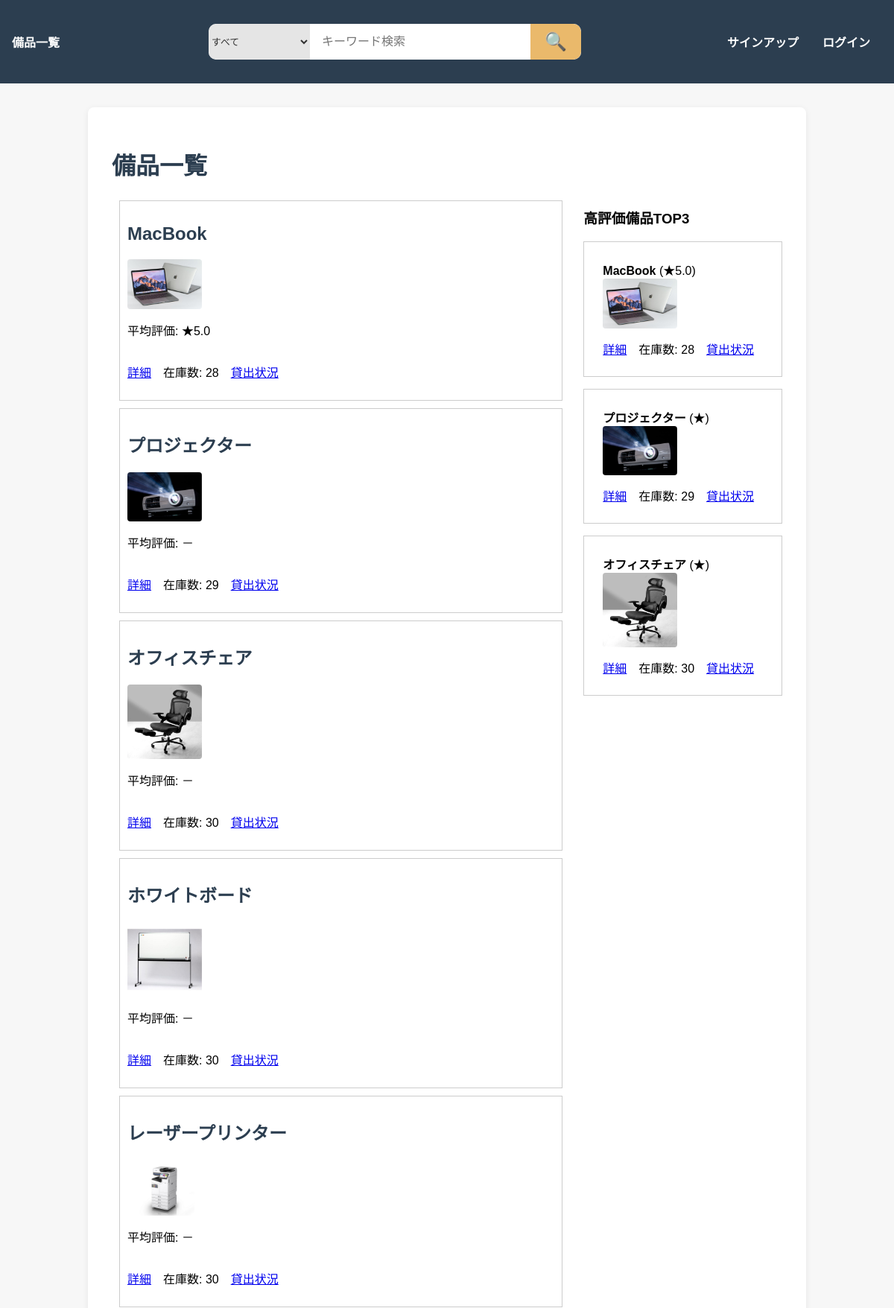
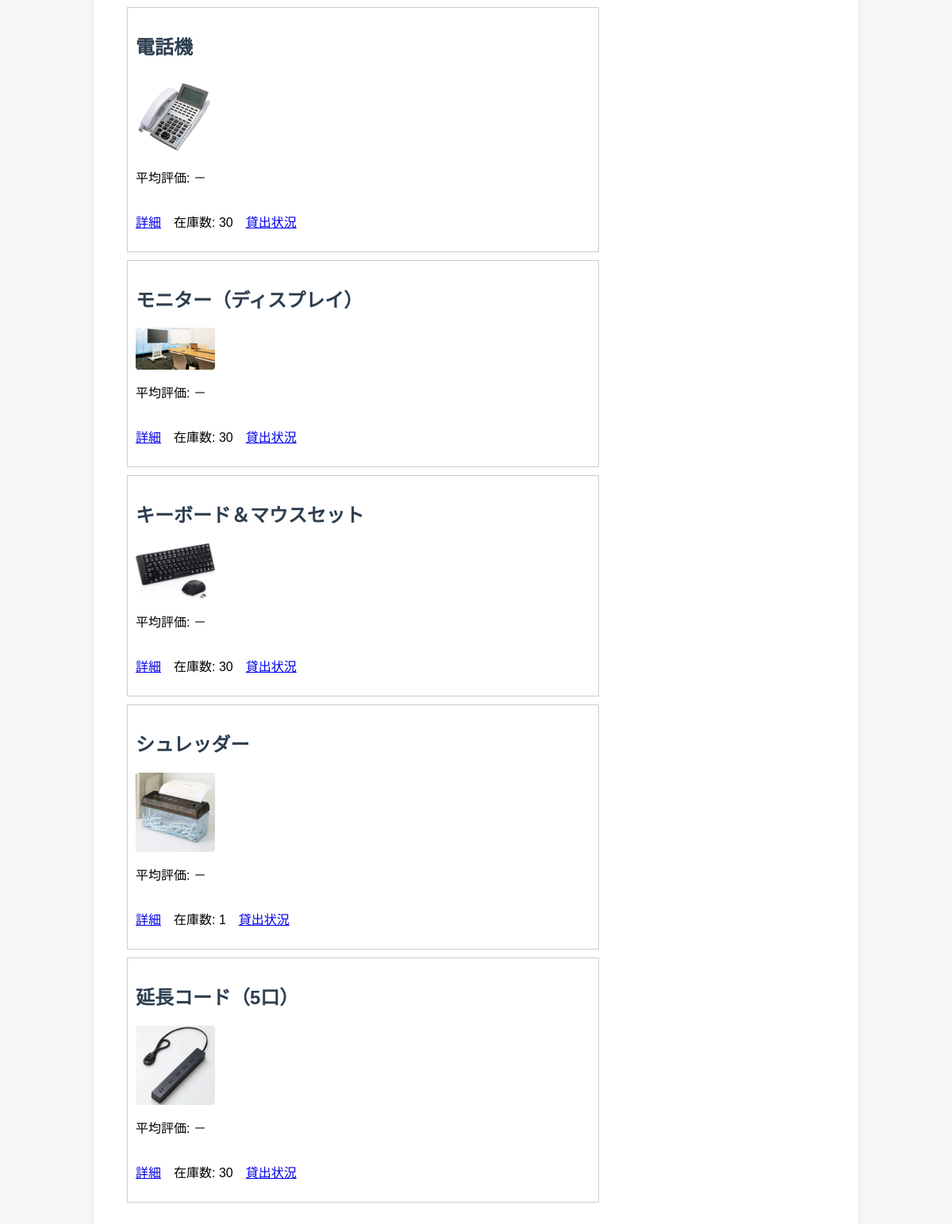
Screenshot of /supplies/ with the database file from the repository (2 pictures, top to bottom).
### supplies/models.py (models this page shows, shortened)
class Item(models.Model):
    name = models.CharField(max_length=100, verbose_name="備品名")
    description = models.TextField(blank=True, verbose_name="説明")
    category = models.ForeignKey(Category, on_delete=models.SET_NULL, null=True, blank=True, related_name='items')
    tags = models.ManyToManyField(Tag, blank=True, related_name='items')
    image = models.ImageField(upload_to='item_images/', blank=True, null=True)
    stock = models.PositiveIntegerField(default=1, verbose_name="在庫数")
    is_active = models.BooleanField(default=True, verbose_name="表示中")
    created_at = models.DateTimeField(auto_now_add=True)

### supplies/views.py (the view)
# urls.py: path('', views.item_list, name='list'),
def item_list(request):
    items = Item.objects.filter(is_active=True).annotate(
        avg_rating=Avg('reviews__rating')
    )
    categories = Category.objects.all()
    tags = Tag.objects.all()
    top_rated = (
        Item.objects.filter(is_active=True)
        .annotate(avg_rating=Avg('reviews__rating'))
        .order_by('-avg_rating')[:3]
    )
    context = {
        'items': items,
        'categories': categories,
        'tags': tags,
        'top_rated': top_rated,
    }
    return render(request, 'supplies/list.html', context)

### equipment_management/context_processors.py (called while the page is built)
def categories(request):
    return {
        'categories': Category.objects.all()
    }

### supplies/templates/supplies/list.html (shortened to what this page needs)
{% extends "base.html" %}
{% block content %}
<h1>
    {% if search_mode %}
        検索結果
        {% if query %}「{{ query }}」{% endif %}
        {% if selected_category %}（カテゴリ: {{ selected_category }}）{% endif %}
    {% else %}
        備品一覧
    {% endif %}
</h1>
<div style="display:flex;">
    <div style="flex:3;">
        {% for item in items %}
            <div style="border:1px solid #ccc; margin:10px; padding:10px;">
                <h2>{{ item.name }}</h2>
                {% if item.image %}
                    <img src="{{ item.image.url }}" alt="{{ item.name }}" width="100">
                {% endif %}
                <p>
                    平均評価:
                    {% if item.avg_rating %}
                        ★{{ item.avg_rating|floatformat:1 }}
                    {% else %}
                        －
                    {% endif %}
                </p>
                <div style="display: flex; gap: 1rem; align-items: center;">
                    <a href="{% url 'supplies:detail' item.id %}">詳細</a>
                    <p>在庫数: {{ item.stock }}</p>
                    <a href="{% url 'lending:status' item.id %}">貸出状況</a>
                </div>
            </div>
        {% endfor %}
    </div>
    <aside style="flex:1.3; margin-left:18px;">
        <h3>高評価備品TOP3</h3>
        <ul style="list-style:none; padding:1;">
            {% for item in top_rated %}
                <li style="margin-bottom: 16px;">
                    <div style="border:1px solid #ccc; padding:25px;">
                        <strong>{{ item.name }}</strong>
                        <span>(★{{ item.avg_rating|floatformat:1 }})</span>
                        {% if item.image %}
                            <div>
                                <img src="{{ item.image.url }}" alt="{{ item.name }}" width="100">
                            </div>
                        {% endif %}
                        <div style="display: flex; gap: 1rem; align-items: center; margin-top: 15px;">
                            <a href="{% url 'supplies:detail' item.id %}">詳細</a>
                            <span>在庫数: {{ item.stock }}</span>
                            <a href="{% url 'lending:status' item.id %}">貸出状況</a>
                        </div>
                    </div>
                </li>
            {% empty %}
                <li>該当なし</li>
            {% endfor %}
        </ul>
    </aside>
</div>
{% endblock %}

### static/css/style.css (style rules this page uses)
body { font-family: 'Yu Gothic', 'Meiryo', sans-serif; background: #f7f7f7; margin: 0; padding: 0; }
h1, h2 { color: #2c3e50; }
h1 { margin-bottom: 0.5em; }
ul { list-style: none; padding: 0; }
li { margin-bottom: 1em; }
img { border-radius: 4px; vertical-align: middle; }

### rows the page displays
Item: name "MacBook", image (picture), avg_rating "5.0", stock "28"
Item: name "プロジェクター", image (picture), stock "29"
Item: name "オフィスチェア", image (picture), stock "30"
Item: name "ホワイトボード", image (picture), stock "30"
Item: name "レーザープリンター", image (picture), stock "30"
Item: name "電話機", image (picture), stock "30"
Item: name "モニター（ディスプレイ）", image (picture), stock "30"
Item: name "キーボード＆マウスセット", image (picture), stock "30"
Item: name "シュレッダー", image (picture), stock "1"
Item: name "延長コード（5口）", image (picture), stock "30"
